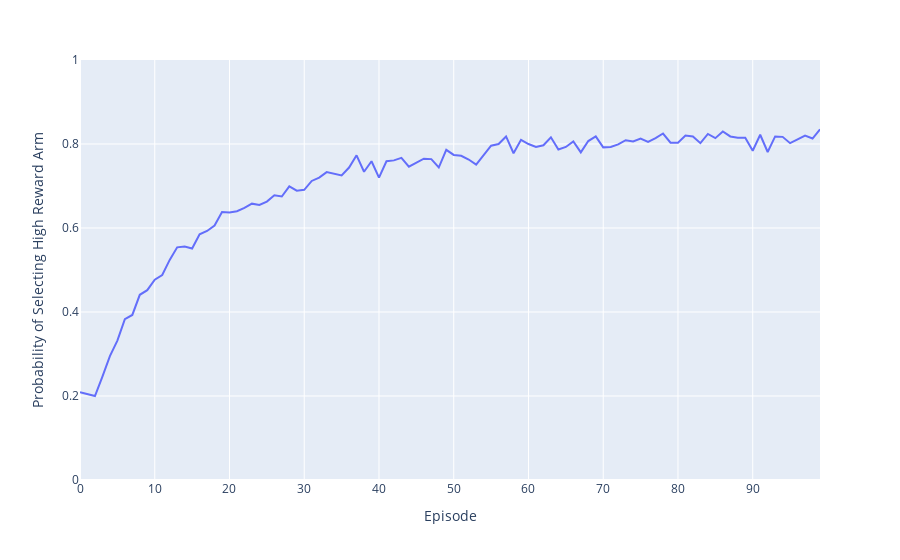

The notebook cell saved with this chart:
### Code cell
import plotly.express as px

# Selected highs for each trajectory
selected_highs = [trajectory['selected_highs'] for trajectory in trajectories]
# Stack the selected highs
selected_highs = np.stack(selected_highs, axis=0)
# Mean over each position
selected_highs = np.mean(selected_highs, axis=0)
# Plotly line plot
fig = px.line(y=selected_highs, labels={'x': 'Episode', 'y': 'Probability of Selecting High Reward Arm'})
# Set y-axis to be between 0 and 1
fig.update_yaxes(range=[0, 1])
fig.show()

### Figure 1 — Plotly figure (JSON) as saved in the notebook; plotly's stock layout.template omitted (floating-point values rounded to 4 significant figures)
{"data": [{"hovertemplate": "Episode=%{x}<br>Probability of Selecting High Reward Arm=%{y}<extra></extra>", "legendgroup": "", "line": {"color": "#636efa", "dash": "solid"}, "marker": {"symbol": "circle"}, "mode": "lines", "name": "", "orientation": "v", "showlegend": false, "type": "scatter", "x": [0, 1, 2, 3, 4, 5, 6, 7, 8, 9, 10, 11, 12, 13, 14, 15, 16, 17, 18, 19, 20, 21, 22, 23, 24, 25, 26, 27, 28, 29, 30, 31, 32, 33, 34, 35, 36, 37, 38, 39, 40, 41, 42, 43, 44, 45, 46, 47, 48, 49, 50, 51, 52, 53, 54, 55, 56, 57, 58, 59, 60, 61, 62, 63, 64, 65, 66, 67, 68, 69, 70, 71, 72, 73, 74, 75, 76, 77, 78, 79, 80, 81, 82, 83, 84, 85, 86, 87, 88, 89, 90, 91, 92, 93, 94, 95, 96, 97, 98, 99], "xaxis": "x", "y": [0.209, 0.205, 0.2, 0.246, 0.295, 0.332, 0.383, 0.393, 0.441, 0.452, 0.477, 0.488, 0.524, 0.554, 0.556, 0.551, 0.585, 0.593, 0.606, 0.638, 0.637, 0.64, 0.648, 0.658, 0.655, 0.663, 0.678, 0.675, 0.699, 0.689, 0.691, 0.712, 0.72, 0.733, 0.729, 0.725, 0.744, 0.773, 0.734, 0.759, 0.72, 0.759, 0.761, 0.767, 0.746, 0.756, 0.765, 0.764, 0.744, 0.786, 0.774, 0.772, 0.763, 0.751, 0.775, 0.796, 0.8, 0.818, 0.778, 0.81, 0.8, 0.793, 0.797, 0.816, 0.787, 0.793, 0.806, 0.78, 0.807, 0.818, 0.792, 0.793, 0.799, 0.809, 0.806, 0.813, 0.805, 0.814, 0.825, 0.803, 0.803, 0.82, 0.818, 0.802, 0.824, 0.814, 0.83, 0.818, 0.815, 0.815, 0.784, 0.822, 0.781, 0.818, 0.817, 0.802, 0.811, 0.82, 0.813, 0.835], "yaxis": "y"}], "layout": {"legend": {"tracegroupgap": 0}, "margin": {"t": 60}, "xaxis": {"anchor": "y", "domain": [0, 1], "title": {"text": "Episode"}}, "yaxis": {"anchor": "x", "domain": [0, 1], "range": [0, 1], "title": {"text": "Probability of Selecting High Reward Arm"}}}}
